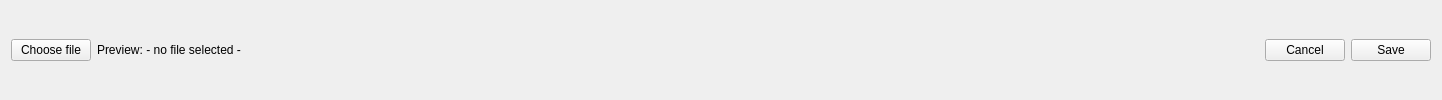
    <widget class="QFrame" name="frame_2">
     <property name="frameShape">
      <enum>QFrame::Shape::NoFrame</enum>
     </property>
     <property name="frameShadow">
      <enum>QFrame::Shadow::Plain</enum>
     </property>
     <layout class="QGridLayout" name="gridLayout_5">
      <item row="0" column="4">
       <widget class="QPushButton" name="pushButton_5">
        <property name="text">
         <string>Save</string>
        </property>
       </widget>
      </item>
      <item row="0" column="1">
       <widget class="QLabel" name="label_11">
        <property name="sizePolicy">
         <sizepolicy hsizetype="Preferred" vsizetype="Maximum">
          <horstretch>0</horstretch>
          <verstretch>0</verstretch>
         </sizepolicy>
        </property>
        <property name="text">
         <string>Preview: - no file selected -</string>
        </property>
       </widget>
      </item>
      <item row="0" column="2">
       <spacer name="horizontalSpacer_2">
        <property name="orientation">
         <enum>Qt::Orientation::Horizontal</enum>
        </property>
        <property name="sizeHint" stdset="0">
         <size>
          <width>1018</width>
          <height>20</height>
         </size>
        </property>
       </spacer>
      </item>
      <item row="0" column="3">
       <widget class="QPushButton" name="pushButton_6">
        <property name="text">
         <string>Cancel</string>
        </property>
       </widget>
      </item>
      <item row="0" column="0">
       <widget class="QPushButton" name="pushButton_3">
        <property name="text">
         <string>Choose file</string>
        </property>
       </widget>
      </item>
     </layout>
    </widget>
